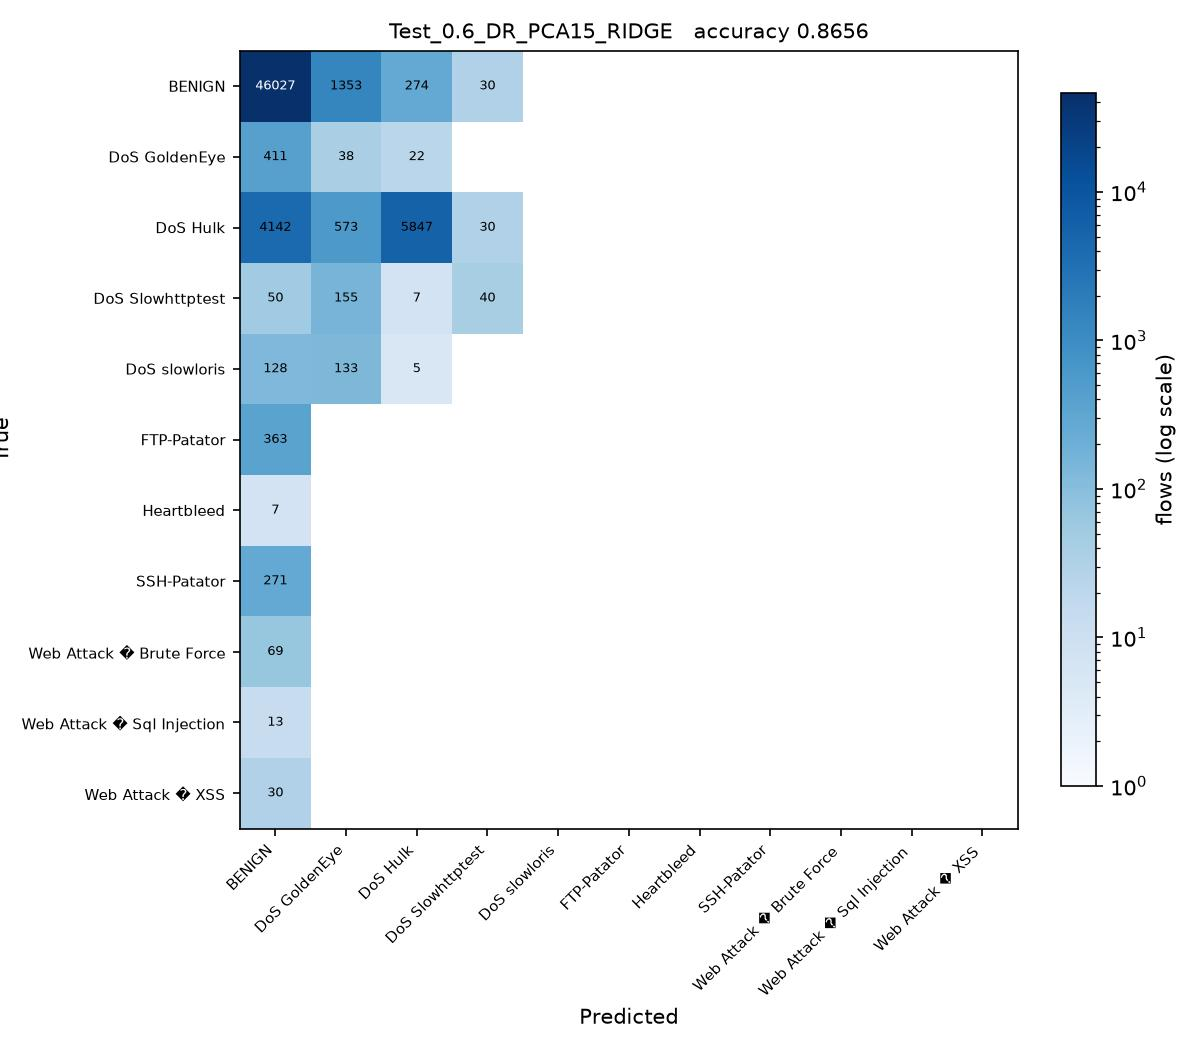

Write Python code to recreate this figure.
# Test_0.6_DR_PCA15_RIDGE.py
#
# Test size 0.6  |  PCA, 15 components  |  Ridge Regression (sheet #3)
#
# This is SGDC_60_40.py with the changes marked CHANGE below and nothing else.

import os
from pathlib import Path

# CHANGE 1: find the folder holding the three CSV files and run from there, so
# the plain file names below resolve no matter where this script is started
# from or how deeply it sits inside the project folder.
HERE = Path(__file__).resolve().parent
for PROJECT in [HERE, *HERE.parents]:
    if (PROJECT / 'Tuesday-WorkingHours.pcap_ISCX.csv').exists():
        os.chdir(PROJECT)
        break
else:
    raise SystemExit('Put this folder inside the folder that holds the three '
                     'CIC-IDS2017 CSV files, then run the script again.')
import numpy as np
import pandas as pd

df1 = pd.read_csv('Tuesday-WorkingHours.pcap_ISCX.csv', low_memory=True)
df2 = pd.read_csv('Wednesday-workingHours.pcap_ISCX.csv', low_memory=True)
df3 = pd.read_csv('Thursday-WorkingHours-Morning-WebAttacks.pcap_ISCX.csv', low_memory=True)

dataset = pd.concat([df1, df2, df3], ignore_index=True)

dataset.columns = dataset.columns.str.strip()

# CHANGE 2: a stratified sample of 100000 flows, the same for every run.
# Gradient Boosting builds one tree per class per stage on a single core, so all
# 1.3 million flows would take hours per script. At least 50 flows of every
# class are kept, so the rare attacks stay in the split.
label = dataset.columns[-1]
dataset = pd.concat(
    [g.sample(n=min(len(g), max(50, round(100000 * len(g) / len(dataset)))), random_state=0)
     for _, g in dataset.groupby(label)],
    ignore_index=True
)

X = dataset.iloc[:, :-1]
y = dataset.iloc[:, -1]

X = X.apply(pd.to_numeric, errors='coerce')

X.replace([np.inf, -np.inf], np.nan, inplace=True)

from sklearn.impute import SimpleImputer

imputer = SimpleImputer(missing_values=np.nan, strategy='mean')
X = imputer.fit_transform(X)

from sklearn.preprocessing import LabelEncoder

labelencoder_y = LabelEncoder()
y = labelencoder_y.fit_transform(y)

from sklearn.model_selection import train_test_split

X_train, X_test, y_train, y_test = train_test_split(
    X,
    y,
    test_size=0.6,   # CHANGE 3: test size
    random_state=0,
    stratify=y
)

# CHANGE 4: PCA, from PCA_LDA_KErnel_PCA_CODE.pdf (fit only on training data)
from sklearn.decomposition import PCA

pca = PCA(n_components=15)
X_train = pca.fit_transform(X_train)
X_test = pca.transform(X_test)

# CHANGE 5: Ridge Regression (sheet #3) in place of SGDClassifier
from sklearn.linear_model import Ridge

# Ridge is a regression model, used here exactly as the sheet writes
# it. Its numeric output is turned into a class after predict below.
classifier = Ridge(alpha=1.0)

classifier.fit(X_train, y_train)

y_pred = classifier.predict(X_test) 

# CHANGE 5b: Ridge predicts a number such as 3.4, not a class. Round it to the
# nearest class code and keep it inside the valid codes (0 to 10), so the
# confusion matrix and the scores below can be computed.
y_pred = np.clip(np.rint(y_pred), 0, len(labelencoder_y.classes_) - 1).astype(int)

from sklearn.metrics import confusion_matrix
from sklearn.metrics import accuracy_score
from sklearn.metrics import precision_score
from sklearn.metrics import recall_score
from sklearn.metrics import f1_score
from sklearn.metrics import classification_report

cm = confusion_matrix(y_test, y_pred)

print("Confusion Matrix:\n")
print(cm)

print("\nAccuracy : {:.4f}".format(accuracy_score(y_test, y_pred)))
print("\nPrecision : {:.4f}".format(precision_score(y_test, y_pred, average='weighted')))
print("\nRecall : {:.4f}".format(recall_score(y_test, y_pred, average='weighted')))
print("\nF1 Score : {:.4f}".format(f1_score(y_test, y_pred, average='weighted')))

print("\nClassification Report:\n")
print(classification_report(y_test, y_pred))

# CHANGE 6: save the confusion matrix as Test_0.6_DR_PCA15_RIDGE.jpg and record the result
import matplotlib
matplotlib.use('Agg')
import matplotlib.pyplot as plt
from matplotlib.colors import LogNorm

here = HERE                     # the folder this script sits in
names = [str(c) for c in labelencoder_y.classes_]
fig, ax = plt.subplots(figsize=(8, 7))
im = ax.imshow(cm, cmap='Blues', norm=LogNorm(vmin=1))
ax.set_xticks(range(len(names)), names, rotation=45, ha='right', fontsize=7)
ax.set_yticks(range(len(names)), names, fontsize=7)
ax.set_xlabel('Predicted')
ax.set_ylabel('True')
ax.set_title('Test_0.6_DR_PCA15_RIDGE   accuracy {:.4f}'.format(accuracy_score(y_test, y_pred)), fontsize=10)
for i in range(cm.shape[0]):
    for j in range(cm.shape[1]):
        if cm[i, j]:
            ax.text(j, i, cm[i, j], ha='center', va='center', fontsize=6,
                    color='white' if cm[i, j] > cm.max() / 3 else 'black')
fig.colorbar(im, ax=ax, fraction=0.04, label='flows (log scale)')
fig.tight_layout()
fig.savefig(here / 'Test_0.6_DR_PCA15_RIDGE.jpg', dpi=150)
plt.close(fig)

row = pd.DataFrame([{
    'Test': 0.6, 'DR': 'PCA15', 'Clas': 'RIDGE',
    'Acc': round(accuracy_score(y_test, y_pred), 4),
    'Pre': round(precision_score(y_test, y_pred, average='weighted'), 4),
    'Rec': round(recall_score(y_test, y_pred, average='weighted'), 4),
    'F1': round(f1_score(y_test, y_pred, average='weighted'), 4),
    'script': 'Test_0.6_DR_PCA15_RIDGE',
}])
# one file per run, so several scripts can run at the same time without
# overwriting each other. 21_run_45_mix.py merges them into the Excel sheet.
out = PROJECT / 'results' / 'parts_mix' / 'Test_0.6_DR_PCA15_RIDGE.csv'
out.parent.mkdir(parents=True, exist_ok=True)
row.to_csv(out, index=False)
